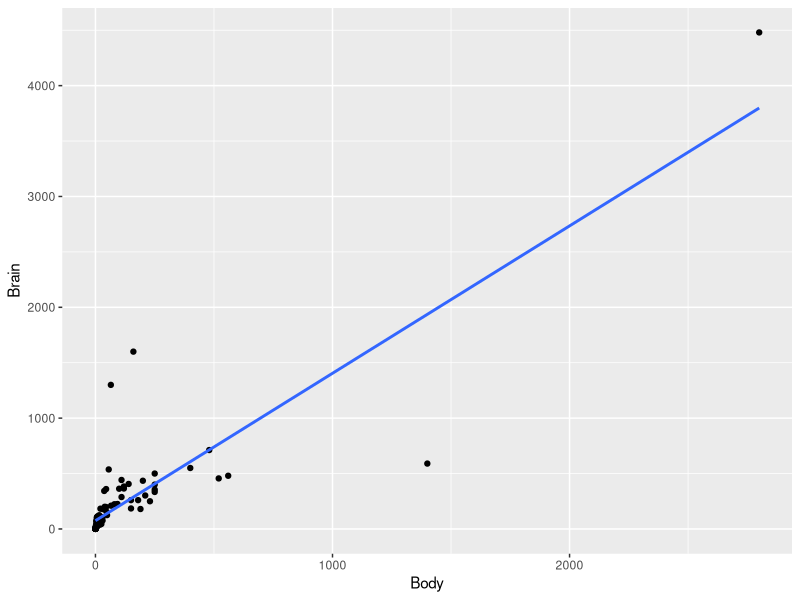
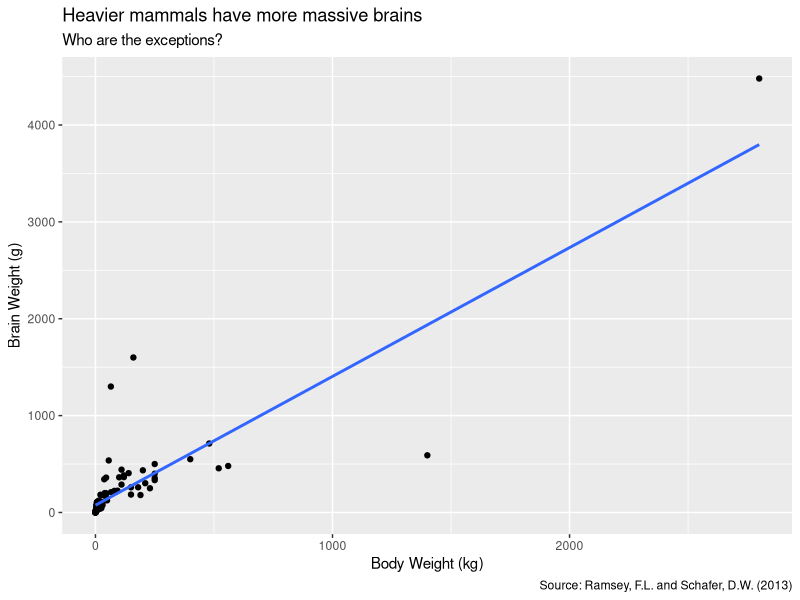
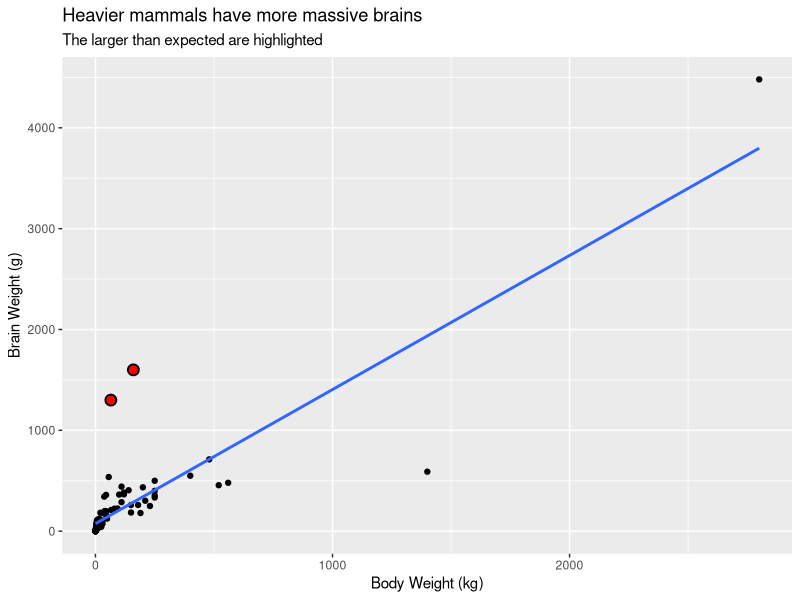
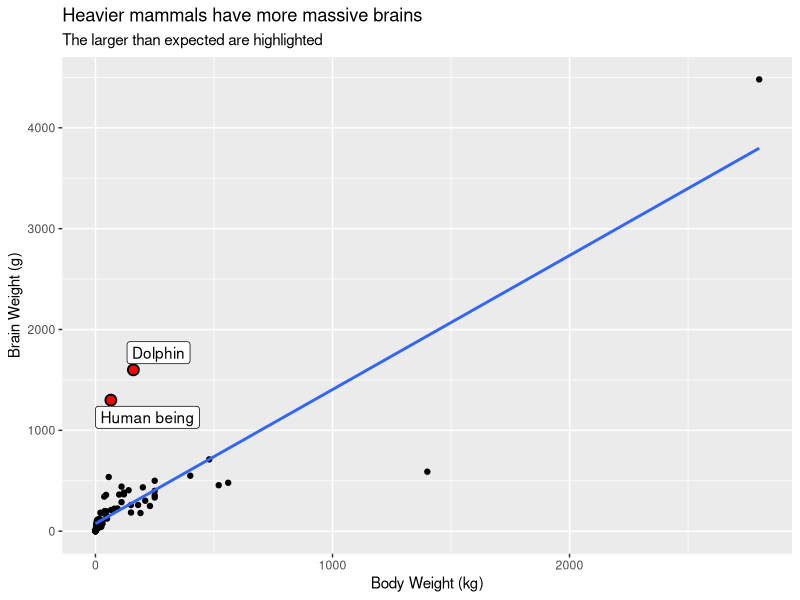
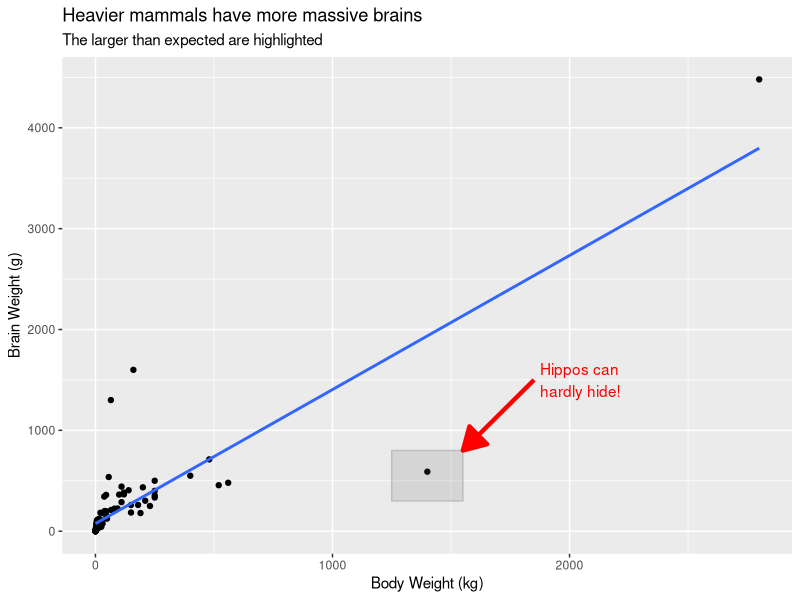
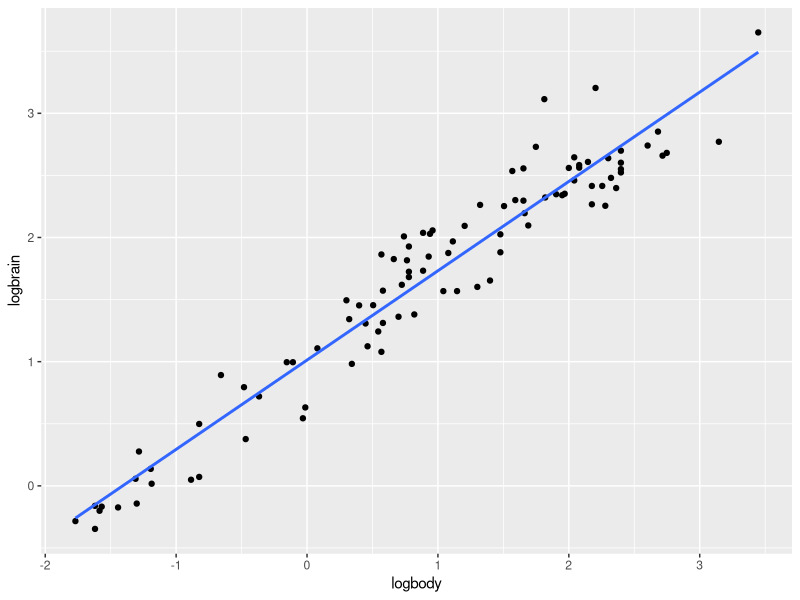
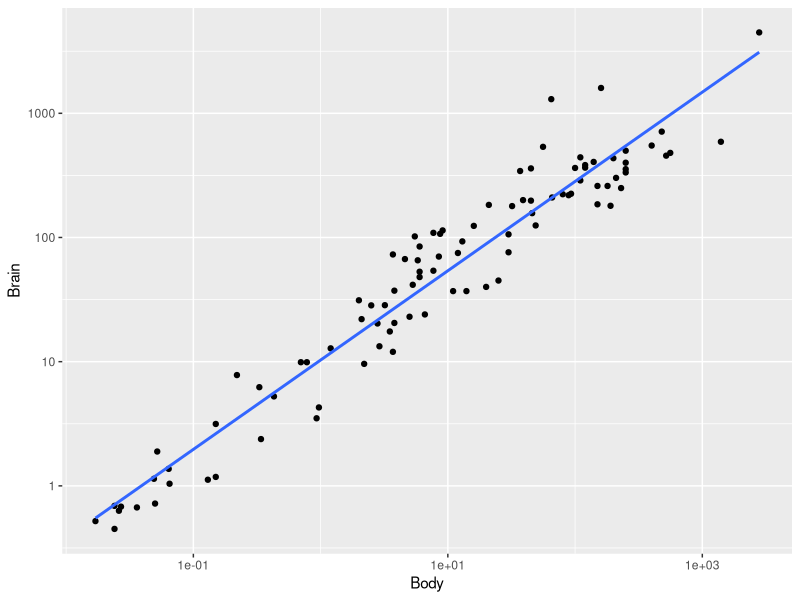
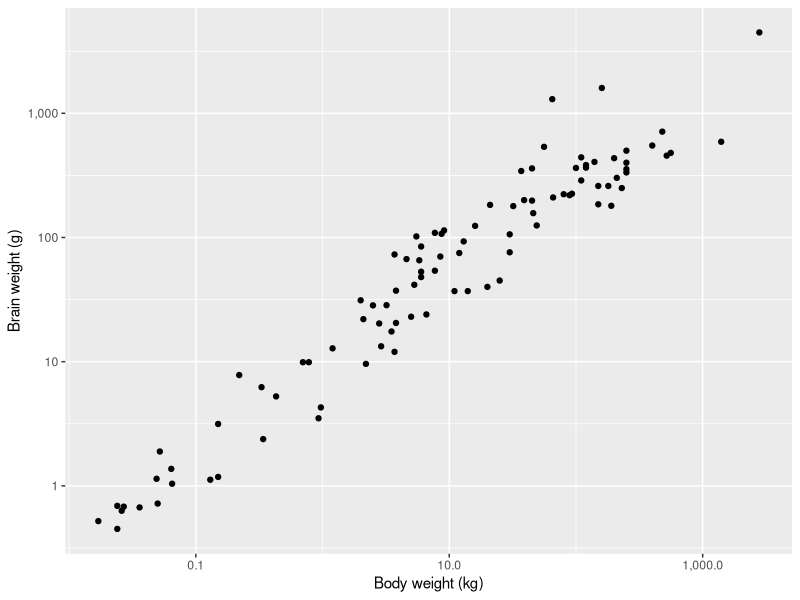

Generate these figures, in order, with R:
## ---- chunk 1
#| label: setup
#| include: false
#| #| eval: true
library(tidyverse)
library(scales)
library(ggrepel)
library(patchwork)
library(ggthemes)
library(palmerpenguins)
mammals <- read_csv("data/mammals.csv")
## ---- chunk 2
mammals <- read_csv("data/mammals.csv")
glimpse(mammals)
## ---- chunk 3
#| echo: false
ggplot(mammals, aes(x = Body, y = Brain)) +
  geom_point() +
  geom_smooth(method = "lm", se = F)
## ---- chunk 4
#| echo: false
#| code-line-numbers: "|4-10"
ggplot(mammals, aes(x = Body, y = Brain)) +
  geom_point() +
  geom_smooth(method = "lm", se = F) +
  labs(
    x = "Body Weight (kg)",
    y = "Brain Weight (g)",
    title = "Heavier mammals have more massive brains",
    subtitle = "Who are the exceptions?",
    caption = "Source: Ramsey, F.L. and Schafer, D.W. (2013)"
)
## ---- chunk 5
#| output-location: slide
#| code-line-numbers: "|1-2, 6|"
extreme_points <-mammals |> 
  filter(Body < 1000, Brain > 1000)

ggplot(mammals, aes(x = Body, y = Brain)) +
  geom_point() +
  geom_point(data = extreme_points, color = "black", fill = "red", size = 3, stroke = 1, shape = 21) +
  geom_smooth(method = "lm", se = F) +
  labs(
    x = "Body Weight (kg)",
    y = "Brain Weight (g)",
    title = "Heavier mammals have more massive brains",
    subtitle = "The larger than expected are highlighted"
)
## ---- chunk 6
#| output-location: slide
#| code-line-numbers: "|6-8"
extreme_points <-mammals |> 
  filter(Body < 1000, Brain > 1000)

ggplot(mammals, aes(x = Body, y = Brain)) +
  geom_point() +
  geom_point(data = extreme_points, color = "black", fill = "red", 
             size = 3, stroke = 1, shape = 21) +
  geom_label_repel(data = extreme_points, aes(label = Species)) +
  geom_smooth(method = "lm", se = F) +
  labs(
    x = "Body Weight (kg)",
    y = "Brain Weight (g)",
    title = "Heavier mammals have more massive brains",
    subtitle = "The larger than expected are highlighted"
)
## ---- chunk 7
mammals |> 
  filter(Body > 1000, Brain < 1000)
## ---- chunk 8
#| output-location: slide
#| code-line-numbers: "|10-15"
ggplot(mammals, aes(x = Body, y = Brain)) +
  geom_point() +
  geom_smooth(method = "lm", se = F) +
  labs(
    x = "Body Weight (kg)",
    y = "Brain Weight (g)",
    title = "Heavier mammals have more massive brains",
    subtitle = "The larger than expected are highlighted"
)+
  annotate(geom = "rect", color = "grey", alpha = 0.15, xmin = 1250, xmax = 1550, 
           ymin = 300, ymax = 800) +
  annotate(geom = "segment", x = 1850, y = 1500, xend = 1550, yend = 800, color = "red",
           lwd = 1.5, arrow = arrow(type = "closed")) +
  annotate(geom = "text", label = "Hippos can\nhardly hide!", x = 1875, y = 1500, color = "red",
           hjust = 0)
## ---- chunk 9
#| output-location: slide
mammals |> 
  mutate(logbody = log10(Body), logbrain = log10(Brain)) |> 
  ggplot(aes(x = logbody, y = logbrain)) +
  geom_point() +
  geom_smooth(method = "lm", se = F) 
## ---- chunk 10
#| output-location: slide
ggplot(mammals, aes(x = Body, y = Brain)) +
  geom_point() +
  geom_smooth(method = "lm", se = F)  +
  scale_x_log10() + 
  scale_y_log10()
## ---- chunk 11
#| output-location: slide
#| code-line-numbers: "|3-4"
ggplot(mammals, aes(x = Body, y = Brain)) +
  geom_point() +
  scale_x_log10(labels = comma_format()) + 
  scale_y_log10(labels = comma_format()) +
  labs(x = "Body weight (kg)",
       y = "Brain weight (g)")
## ---- chunk 12
#| output-location: slide
#| code-line-numbers: "|7"
ggplot(mammals, aes(x = Body, y = Brain)) +
  geom_point() +
  scale_x_log10(labels = comma_format()) + 
  scale_y_log10(labels = comma_format()) +
  labs(x = "Body weight (kg)",
       y = "Brain weight (g)") + 
  theme_bw(base_size = 24)
## ---- chunk 13
#| output-location: slide
ggplot(mammals, aes(x = Body, y = Gestation)) +
  geom_point() +
  scale_x_log10()
## ---- chunk 14
#| output-location: slide
ggplot(mammals, aes(x = Body, y = Gestation)) +
  geom_point() +
  scale_x_log10()+
  coord_cartesian(xlim = c(0.01, 1000), ylim = c(0, 400))
## ---- chunk 15
#| output-location: slide
#| code-line-numbers: "|5-6"
ggplot(mammals, aes(x = Body, y = Gestation)) +
  geom_point() +
  scale_x_log10()+
  coord_cartesian(xlim = c(0.01, 1000), ylim = c(0, 400)) +
  scale_y_continuous(breaks = seq(0, 400, 50), minor_breaks = NULL) +
  theme_minimal()
## ---- chunk 16
p1 <- ggplot(penguins) + 
  geom_point(aes(bill_depth_mm, bill_length_mm)) + 
  ggtitle('Plot 1')

p2 <- ggplot(penguins) + 
  geom_boxplot(aes(flipper_length_mm, body_mass_g, group = species)) + 
  ggtitle('Plot 2')

p3 <- ggplot(penguins) + 
  geom_point(aes(bill_length_mm, flipper_length_mm, color = sex)) + 
  ggtitle('Plot 3')

p4 <- ggplot(penguins) + 
  geom_bar(aes(body_mass_g)) + 
  facet_wrap(~island) + 
  ggtitle('Plot 4')
## ---- chunk 17
#| output-location: slide
(p1 + p2)/p3/p4
## ---- chunk 18
#| output-location: slide
ggplot(mpg, aes(x = displ, y = hwy)) +
  geom_point(aes(color = drv))
## ---- chunk 19
#| output-location: slide
ggplot(mpg, aes(x = displ, y = hwy)) +
  geom_point(aes(color = drv)) +
  scale_color_brewer(palette = "Set2") +
  theme_minimal()
## ---- chunk 20
#| output-location: slide
#| code-line-numbers: "|1-2,6-7"
# Manually specified color palette using HTML color codes
mycolors <- c("#1b9e77", "#d95f02", "#7570b3")

ggplot(mpg, aes(x = displ, y = hwy)) +
  geom_point(aes(color = drv))+
  scale_color_manual(values = mycolors) +
  theme(text = element_text(size = 24)) # increase base font size of current theme
